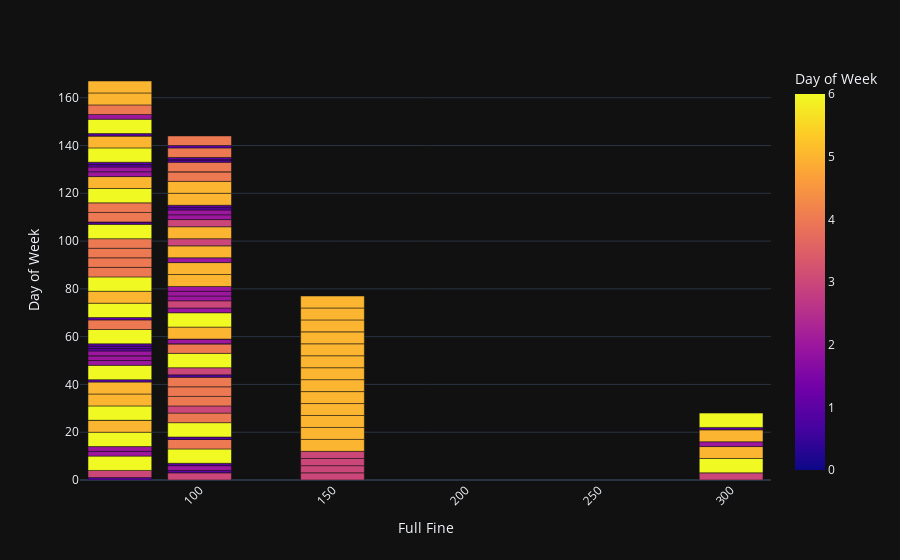

The notebook cell saved with this chart:
### Code cell
park_data['Date'] = pd.to_datetime(park_data['Date'])  # skip if your Date column already in datetime format
park_data['Day of Week'] = park_data['Date'].dt.dayofweek
hag_data = park_data.query("Street == 'Lloyd ST'")
fig = px.bar(hag_data, y='Day of Week', x='Full Fine', color='Day of Week')
fig.update_layout(uniformtext_minsize=8)
fig.update_layout(xaxis_tickangle=-45)
fig

### Figure 1 — Plotly figure (JSON) as saved in the notebook; plotly's stock layout.template omitted (floating-point values rounded to 4 significant figures)
{"data": [{"alignmentgroup": "True", "hovertemplate": "Full Fine=%{x}<br>Day of Week=%{marker.color}<extra></extra>", "legendgroup": "", "marker": {"color": [0, 3, 1, 3, 2, 6, 1, 6, 4, 0, 1, 1, 6, 4, 3, 4, 4, 3, 6, 2, 4, 2, 1, 6, 5, 0, 6, 5, 3, 3, 3, 3, 5, 1, 6, 2, 2, 0, 2, 3, 1, 1, 5, 5, 1, 5, 6, 5, 6, 5, 5, 5, 5, 5, 5, 5, 5, 5, 4, 1, 6, 5, 6, 4, 4, 4, 4, 6, 1, 0, 4, 4, 6, 5, 2, 2, 1, 1, 6, 4, 5, 0, 0, 2, 1, 0, 5, 6, 2, 3, 2, 2, 6, 2, 2, 5, 5, 2, 5, 3, 4, 5, 3, 5, 2, 2, 1, 1, 5, 5, 4, 5, 0, 4, 1, 5, 0, 1, 0, 4, 2, 5, 1, 1, 4, 6], "coloraxis": "coloraxis", "pattern": {"shape": ""}}, "name": "", "offsetgroup": "", "orientation": "v", "showlegend": false, "textposition": "auto", "x": [100.0, 100.0, 100.0, 300.0, 100.0, 300.0, 100.0, 100.0, 100.0, 100.0, 100.0, 70.0, 100.0, 100.0, 100.0, 100.0, 100.0, 70.0, 70.0, 70.0, 100.0, 70.0, 100.0, 70.0, 70.0, 70.0, 70.0, 70.0, 150.0, 150.0, 150.0, 150.0, 70.0, 70.0, 70.0, 70.0, 70.0, 70.0, 70.0, 100.0, 70.0, 70.0, 150.0, 150.0, 70.0, 150.0, 100.0, 150.0, 70.0, 150.0, 150.0, 150.0, 150.0, 150.0, 150.0, 150.0, 150.0, 150.0, 70.0, 70.0, 70.0, 70.0, 70.0, 70.0, 70.0, 70.0, 70.0, 70.0, 70.0, 70.0, 70.0, 70.0, 70.0, 70.0, 70.0, 70.0, 70.0, 70.0, 70.0, 100.0, 70.0, 100.0, 70.0, 100.0, 70.0, 100.0, 100.0, 100.0, 100.0, 100.0, 100.0, 100.0, 70.0, 70.0, 100.0, 100.0, 100.0, 100.0, 100.0, 100.0, 70.0, 100.0, 100.0, 70.0, 100.0, 100.0, 100.0, 100.0, 100.0, 100.0, 100.0, 70.0, 100.0, 100.0, 100.0, 300.0, 100.0, 100.0, 100.0, 100.0, 300.0, 300.0, 100.0, 300.0, 100.0, 300.0], "xaxis": "x", "y": [0, 3, 1, 3, 2, 6, 1, 6, 4, 0, 1, 1, 6, 4, 3, 4, 4, 3, 6, 2, 4, 2, 1, 6, 5, 0, 6, 5, 3, 3, 3, 3, 5, 1, 6, 2, 2, 0, 2, 3, 1, 1, 5, 5, 1, 5, 6, 5, 6, 5, 5, 5, 5, 5, 5, 5, 5, 5, 4, 1, 6, 5, 6, 4, 4, 4, 4, 6, 1, 0, 4, 4, 6, 5, 2, 2, 1, 1, 6, 4, 5, 0, 0, 2, 1, 0, 5, 6, 2, 3, 2, 2, 6, 2, 2, 5, 5, 2, 5, 3, 4, 5, 3, 5, 2, 2, 1, 1, 5, 5, 4, 5, 0, 4, 1, 5, 0, 1, 0, 4, 2, 5, 1, 1, 4, 6], "yaxis": "y", "type": "bar"}], "layout": {"xaxis": {"anchor": "y", "domain": [0.0, 1.0], "title": {"text": "Full Fine"}, "tickangle": -45}, "yaxis": {"anchor": "x", "domain": [0.0, 1.0], "title": {"text": "Day of Week"}}, "coloraxis": {"colorbar": {"title": {"text": "Day of Week"}}, "colorscale": [[0.0, "#0d0887"], [0.1111, "#46039f"], [0.2222, "#7201a8"], [0.3333, "#9c179e"], [0.4444, "#bd3786"], [0.5556, "#d8576b"], [0.6667, "#ed7953"], [0.7778, "#fb9f3a"], [0.8889, "#fdca26"], [1.0, "#f0f921"]]}, "legend": {"tracegroupgap": 0}, "margin": {"t": 60}, "barmode": "relative", "uniformtext": {"minsize": 8}}}
